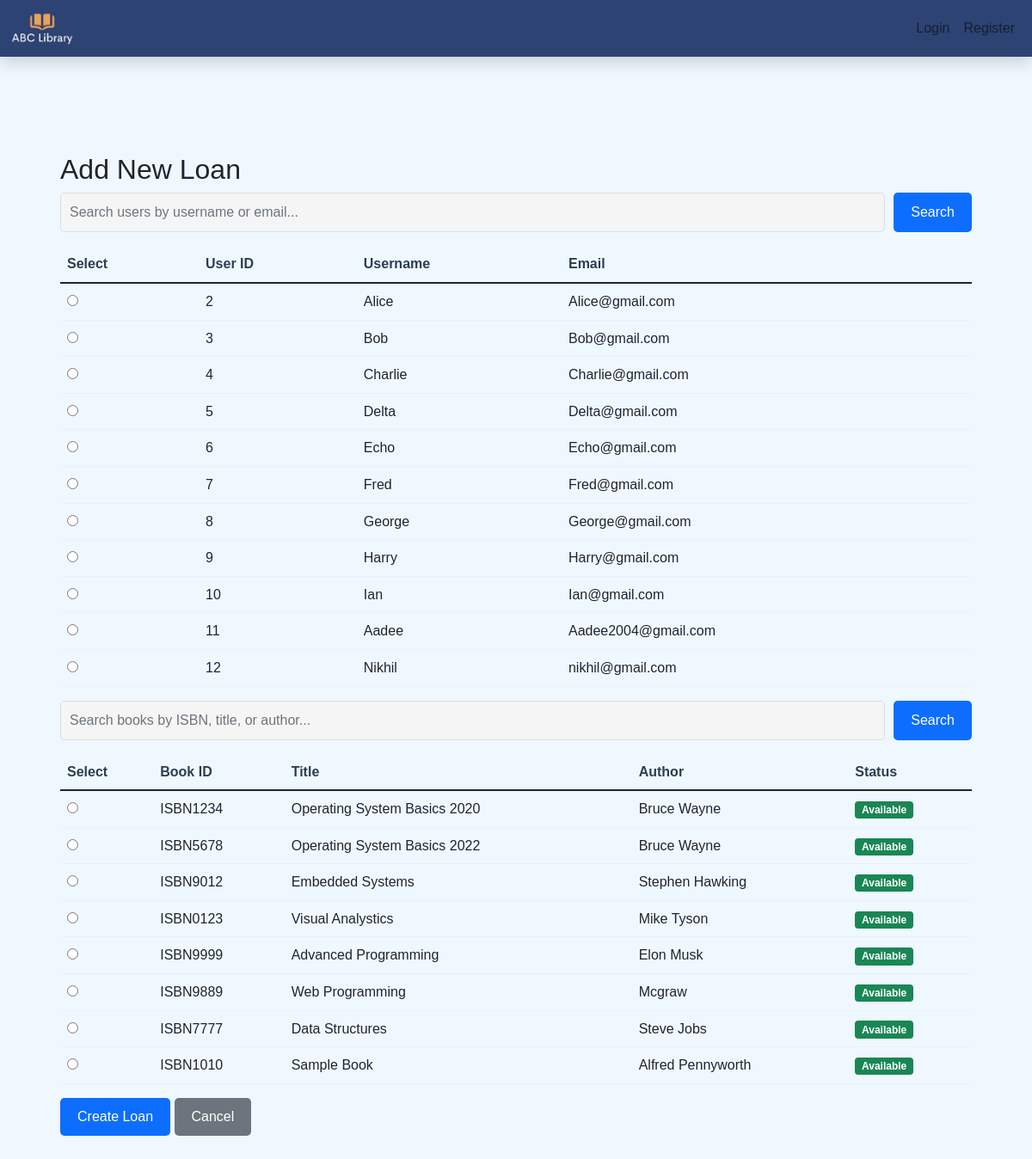
Screenshot of /add_loan with the database file from the repository.
### app.py (models this page shows, shortened)
class User(db.Model):
    id = db.Column(db.Integer, primary_key=True)
    public_id = db.Column(db.String(50), unique=True)
    username = db.Column(db.String(80), unique=True, nullable=False)
    password = db.Column(db.String(120), nullable=False)
    email = db.Column(db.String(120), unique=True, nullable=False)
    user_type = db.Column(db.String(20), nullable=False)  # 'librarian' or 'student'

class Book(db.Model):
    isbn = db.Column(db.String(13), primary_key=True, unique=True, nullable=False)  # ISBN is now the primary key
    title = db.Column(db.String(200), nullable=False)
    author = db.Column(db.String(100), nullable=False)
    status = db.Column(db.Enum('Available', 'Loaned', 'Reserved', 'Removed', name='book_status'), nullable=False, default='Available')
    section_id = db.Column(db.Integer, db.ForeignKey('section.id'), nullable=True,default=0)  # Book linked to Section
    section = db.relationship('Section', backref=db.backref('books', lazy=True))

### app.py (the view, shortened to what this page needs)
@app.route('/add_loan', methods=['GET', 'POST'])
def add_loan():
    users = User.query.filter_by(user_type='student').all()  # Only fetch students
    books = Book.query.filter_by(status='Available').all()  # Only fetch available books
    return render_template('add_loan.html', users=users, books=books)

### templates/add_loan.html (shortened to what this page needs)
{% extends "base.html" %}
{% block content %}
<div class="container mt-5">
    <h2>Add New Loan</h2>
    <form action="{{ url_for('add_loan') }}" method="post">
        <div class="search-bar mb-3">
            <input type="text" id="userSearchInput" placeholder="Search users by username or email..." class="form-control">
            <button type="button" class="btn btn-primary" onclick="searchUsers()">Search</button>
        </div>
        <table class="table">
            <thead>
                <tr>
                    <th>Select</th>
                    <th>User ID</th>
                    <th>Username</th>
                    <th>Email</th>
                </tr>
            </thead>
            <tbody id="usersTableBody">
                {% for user in users %}
                {% if user.user_type == 'student' %}
                <tr>
                    <td><input type="radio" name="selected_user" value="{{ user.id }}"></td>
                    <td>{{ user.id }}</td>
                    <td>{{ user.username }}</td>
                    <td>{{ user.email }}</td>
                </tr>
                {% endif %}
                {% endfor %}
            </tbody>
        </table>
        <div class="search-bar mb-3">
            <input type="text" id="searchInput" placeholder="Search books by ISBN, title, or author..." class="form-control">
            <button type="button" class="btn btn-primary" onclick="searchBooks()">Search</button>
        </div>
        <table class="table">
            <thead>
                <tr>
                    <th>Select</th>
                    <th>Book ID</th>
                    <th>Title</th>
                    <th>Author</th>
                    <th>Status</th>
                </tr>
            </thead>
            <tbody id="booksTableBody">
                {% for book in books %}
                {% if book.status == 'Available' %}
                <tr>
                    <td><input type="radio" name="selected_book" value="{{ book.isbn }}"></td>
                    <td>{{ book.isbn }}</td>
                    <td>{{ book.title }}</td>
                    <td>{{ book.author }}</td>
                    <td><span class="badge bg-success">{{ book.status }}</span></td>
                </tr>
                {% endif %}
                {% endfor %}
            </tbody>
        </table>
        <button type="submit" class="btn btn-primary">Create Loan</button>
        <a href="{{ url_for('librarian_dashboard') }}" class="btn btn-secondary">Cancel</a>
    </form>
</div>
{% endblock %}

### templates/base.html (style rules this page uses)
:root { --navy-blue: #2D4373; --beige-gold: #E5B87F; --white: #FFFFFF; --light-azure: #f0f8ff; --light-cyan: #d1ecf1; --dark-cyan: #0c5460; --button-hover-bg: #CF9D64; --input-bg: #F5F5F5; --alert-bg: #f8d7da; --alert-text: #721c24; --light-gray: #ecf0f1; --primary-color: #2c3e50; --secondary-color: #3498db; --success-color: #27ae60; --warning-color: #f1c40f; --danger-color: #e74c3c; }
* { box-sizing: border-box; margin: 0; padding: 0; }
body { font-family: 'Arial', sans-serif; line-height: 1.6; background: var(--light-azure); display: flex; flex-direction: column; min-height: 100vh; }
.container { flex: 1; padding: 20px; }
.search-bar { display: flex; gap: 10px; margin-bottom: 20px; }
.search-bar input { flex: 1; padding: 10px; border: 1px solid #ddd; border-radius: 5px; background-color: var(--input-bg); }
.btn { padding: 10px 20px; border: none; border-radius: 5px; cursor: pointer; transition: background 0.3s; }
table { width: 100%; border-collapse: collapse; }
th, td { padding: 12px; text-align: left; border-bottom: 1px solid var(--light-gray); }
th { background: var(--light-gray); color: var(--primary-color); }

### rows the page displays
User: id "2", username "Alice", email "Alice@gmail.com"
User: id "3", username "Bob", email "Bob@gmail.com"
User: id "4", username "Charlie", email "Charlie@gmail.com"
User: id "5", username "Delta", email "Delta@gmail.com"
User: id "6", username "Echo", email "Echo@gmail.com"
User: id "7", username "Fred", email "Fred@gmail.com"
User: id "8", username "George", email "George@gmail.com"
User: id "9", username "Harry", email "Harry@gmail.com"
User: id "10", username "Ian", email "Ian@gmail.com"
User: id "11", username "Aadee", email "Aadee2004@gmail.com"
User: id "12", username "Nikhil", email "nikhil@gmail.com"
Book: isbn "ISBN1234", title "Operating System Basics 2020", author "Bruce Wayne", status "Available"
Book: isbn "ISBN5678", title "Operating System Basics 2022", author "Bruce Wayne", status "Available"
Book: isbn "ISBN9012", title "Embedded Systems", author "Stephen Hawking", status "Available"
Book: isbn "ISBN0123", title "Visual Analystics", author "Mike Tyson", status "Available"
Book: isbn "ISBN9999", title "Advanced Programming", author "Elon Musk", status "Available"
Book: isbn "ISBN9889", title "Web Programming", author "Mcgraw", status "Available"
Book: isbn "ISBN7777", title "Data Structures", author "Steve Jobs", status "Available"
Book: isbn "ISBN1010", title "Sample Book", author "Alfred Pennyworth", status "Available"
